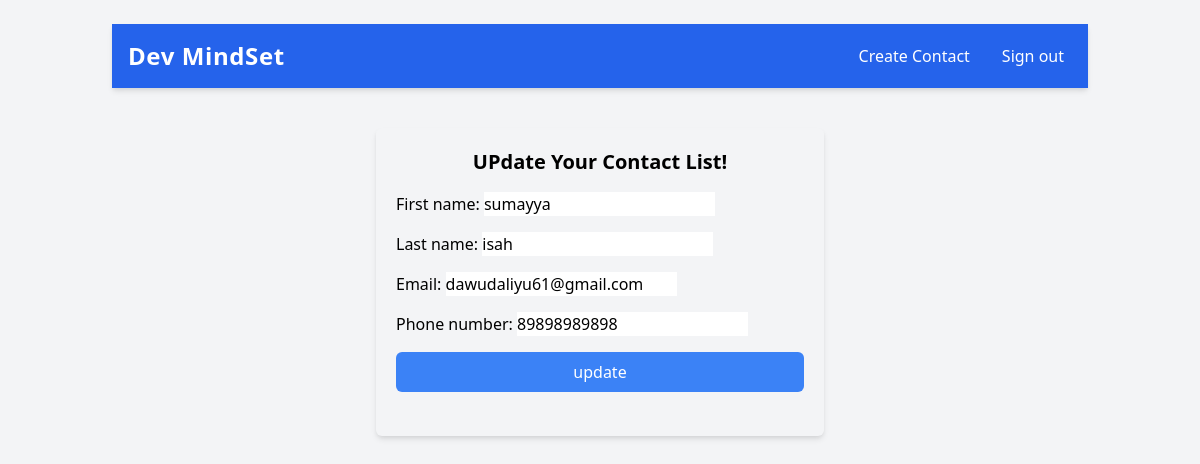
The page /update-contact/4/ (signed in) on the database its author committed.
### pages/models.py (models this page shows)
class Record(models.Model):
    creation_date =models.DateTimeField(auto_now_add=True)
    first_name = models.CharField(max_length=100)
    last_name =models.CharField(max_length=100)
    email= models.CharField(max_length=50)
    phone_number = models.CharField(max_length=12)

### pages/views.py (the view)
# urls.py: path('update-contact/<int:pk>/', views.update_contact, name="update-contact"),
@login_required(login_url='my-login')
def update_contact(request, pk):
    record = Record.objects.get(id = pk)
    form = UpdateForm(instance = record)
    if request.method == "POST":
        form =UpdateForm(request.POST,instance=record)
        if form.is_valid():
            form.save()
            return redirect("dashboard")
    context = {'form3':form}
    return render(request, 'pages/update-contact.html', context)

### pages/forms.py
class UpdateForm(forms.ModelForm):
  class Meta:
        model = Record
        fields = ['first_name', 'last_name', 'email', 'phone_number']

### pages/templates/pages/update-contact.html (shortened to what this page needs)
{% extends 'pages/base.html' %}
{% load tailwind_filters %}
{% block content %}
<body>
    {% include 'pages/navbar.html' %}
    <div class="max-w-md mx-auto bg-gray-100 shadow-md p-5 rounded-md">
        <h3 class="text-xl font-bold text-center mb-2">UPdate Your Contact List!</h3>
        <form action="" method="POST" autocomplete="off" class="space-y-4">
            {{ form3|crispy }}
            <button type="submit" class="w-full text-white bg-blue-500 hover:bg-blue-700 rounded-md p-2">
                update
            </button>
        </form>
        <br>
    </div>
</body>
{% endblock %}

### rows shown on the page
Record: first_name "sumayya", last_name "isah", email "dawudaliyu61@gmail.com", phone_number "89898989898"
